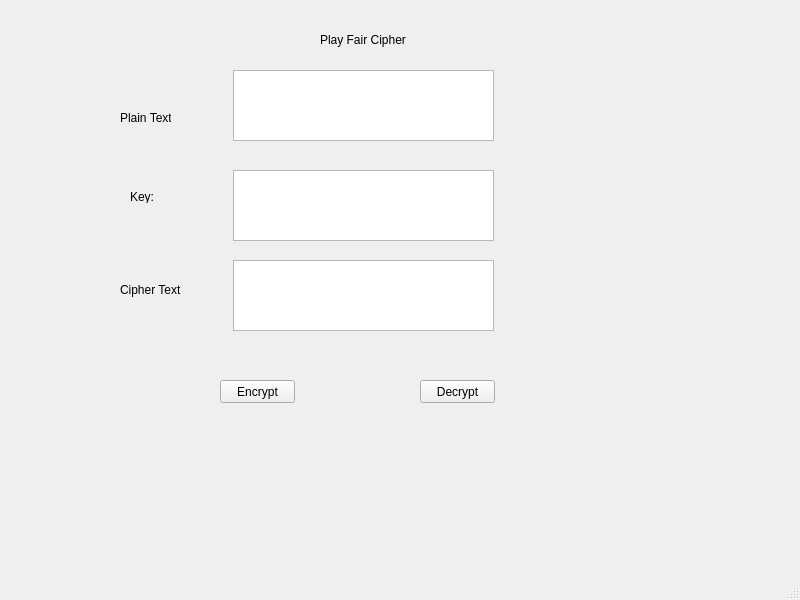
<?xml version="1.0" encoding="UTF-8"?>
<ui version="4.0">
 <class>MainWindow</class>
 <widget class="QMainWindow" name="MainWindow">
  <property name="geometry">
   <rect>
    <x>0</x>
    <y>0</y>
    <width>800</width>
    <height>600</height>
   </rect>
  </property>
  <property name="windowTitle">
   <string>MainWindow</string>
  </property>
  <widget class="QWidget" name="centralwidget">
   <widget class="QLabel" name="label">
    <property name="geometry">
     <rect>
      <x>320</x>
      <y>30</y>
      <width>141</width>
      <height>20</height>
     </rect>
    </property>
    <property name="baseSize">
     <size>
      <width>4</width>
      <height>0</height>
     </size>
    </property>
    <property name="text">
     <string>Play Fair Cipher</string>
    </property>
   </widget>
   <widget class="QLabel" name="label_2">
    <property name="geometry">
     <rect>
      <x>120</x>
      <y>110</y>
      <width>51</width>
      <height>16</height>
     </rect>
    </property>
    <property name="text">
     <string>Plain Text:</string>
    </property>
   </widget>
   <widget class="QLabel" name="label_3">
    <property name="geometry">
     <rect>
      <x>130</x>
      <y>190</y>
      <width>47</width>
      <height>13</height>
     </rect>
    </property>
    <property name="text">
     <string>Key:</string>
    </property>
   </widget>
   <widget class="QLabel" name="label_4">
    <property name="geometry">
     <rect>
      <x>120</x>
      <y>280</y>
      <width>61</width>
      <height>20</height>
     </rect>
    </property>
    <property name="text">
     <string>Cipher Text:</string>
    </property>
   </widget>
   <widget class="QPushButton" name="enPlay">
    <property name="geometry">
     <rect>
      <x>220</x>
      <y>380</y>
      <width>75</width>
      <height>23</height>
     </rect>
    </property>
    <property name="text">
     <string>Encrypt</string>
    </property>
   </widget>
   <widget class="QPushButton" name="dePlay">
    <property name="geometry">
     <rect>
      <x>420</x>
      <y>380</y>
      <width>75</width>
      <height>23</height>
     </rect>
    </property>
    <property name="text">
     <string>Decrypt</string>
    </property>
   </widget>
   <widget class="QPlainTextEdit" name="plainTextEdit">
    <property name="geometry">
     <rect>
      <x>233</x>
      <y>70</y>
      <width>261</width>
      <height>71</height>
     </rect>
    </property>
   </widget>
   <widget class="QPlainTextEdit" name="plainTextEdit_2">
    <property name="geometry">
     <rect>
      <x>233</x>
      <y>170</y>
      <width>261</width>
      <height>71</height>
     </rect>
    </property>
   </widget>
   <widget class="QPlainTextEdit" name="plainTextEdit_3">
    <property name="geometry">
     <rect>
      <x>233</x>
      <y>260</y>
      <width>261</width>
      <height>71</height>
     </rect>
    </property>
   </widget>
  </widget>
  <widget class="QMenuBar" name="menubar">
   <property name="geometry">
    <rect>
     <x>0</x>
     <y>0</y>
     <width>800</width>
     <height>21</height>
    </rect>
   </property>
  </widget>
  <widget class="QStatusBar" name="statusbar"/>
 </widget>
 <resources/>
 <connections/>
</ui>
